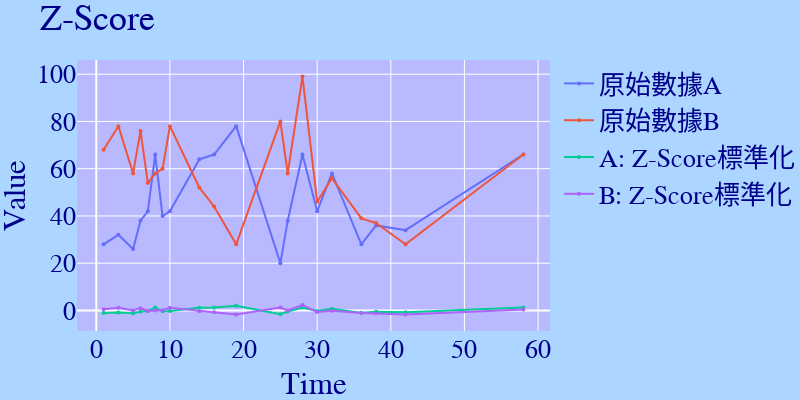

Here is the notebook cell this chart was saved with:
### Markdown cell above
## Z-Score: 將數據呈現正態分佈（或稱常態分佈）與中心化

### Code cell
## 導入所需的套件
import plotly
import plotly.graph_objs as go
import math
import pandas as pd

## 建立數據集
data_a = [28,32,26,38,42,66,40,42,64,66,78,20,38,66,42,58,28,36,34,66]
data_b = [68,78,58,76,54,58,60,78,52,44,28,80,58,99,46,56,39,37,28,66]
time = [1,3,5,6,7,8,9,10,14,16,19,25,26,28,30,32,36,38,42,58]

## Z-Score標準化
def z_score_y(raw_data):
    print(raw_data)
    ## 計算數據平均數
    total = 0
    for d in raw_data:
        total += d
    aver = total/len(raw_data)
    
    ## 計算所有數據減掉平均數的平方相加
    data_s = 0
    for s in raw_data:
        data_s += (s - aver)**2
    
    ## 計算剛剛的結果除以數據總數開根號即為標準差
    std = math.sqrt(data_s/len(raw_data))
    
    ## 將每個數據減掉平均數除以標準差成為新的數據串列
    ## 裝新的標準化後的數據串列
    z_score_data = []
    for z in raw_data:
        z_score_data.append((z - aver)/std)
    
    ## 回傳結果
    return z_score_data
    
    
## 繪製數據
data1 = go.Scatter(x = time, y = data_a, mode = "lines+markers", name = '原始數據A', line_width = 2, 
                   marker_size = 4)
data2 = go.Scatter(x = time, y = data_b, mode = "lines+markers", name = '原始數據B', line_width = 2, 
                   marker_size = 4)
    
data3 = go.Scatter(x = time, y = z_score_y(data_a), mode = "lines+markers", name = 'A: Z-Score標準化', line_width = 2, 
                   marker_size = 4)    

data4 = go.Scatter(x = time, y = z_score_y(data_b), mode = "lines+markers", name = 'B: Z-Score標準化', line_width = 2, 
                   marker_size = 4)    



## 介面設定
layout = go.Layout(
    title = 'Z-Score',
    xaxis = {'title':'Time'},
    yaxis = {'title':'Value'},
    showlegend = True,
    autosize = False,
    width = 800,
    height = 400,
    margin = dict(l = 2, r = 2, b = 0, t = 60),
    plot_bgcolor = "#B9B9ff",
    paper_bgcolor = '#ACD6FF',
    font = {
        'size': 26,
        'family': 'fantasy',
        'color': 'darkblue'
    },
    
)
    
    
## 組合成Figure
figure = go.Figure(data = [data1, data2, data3, data4], layout = layout)

## 顯示圖像
figure.show()

### Figure 1 — Plotly figure (JSON) as saved in the notebook; plotly's stock layout.template omitted (floating-point values rounded to 4 significant figures)
{"data": [{"line": {"width": 2}, "marker": {"size": 4}, "mode": "lines+markers", "name": "原始數據A", "type": "scatter", "x": [1, 3, 5, 6, 7, 8, 9, 10, 14, 16, 19, 25, 26, 28, 30, 32, 36, 38, 42, 58], "y": [28, 32, 26, 38, 42, 66, 40, 42, 64, 66, 78, 20, 38, 66, 42, 58, 28, 36, 34, 66]}, {"line": {"width": 2}, "marker": {"size": 4}, "mode": "lines+markers", "name": "原始數據B", "type": "scatter", "x": [1, 3, 5, 6, 7, 8, 9, 10, 14, 16, 19, 25, 26, 28, 30, 32, 36, 38, 42, 58], "y": [68, 78, 58, 76, 54, 58, 60, 78, 52, 44, 28, 80, 58, 99, 46, 56, 39, 37, 28, 66]}, {"line": {"width": 2}, "marker": {"size": 4}, "mode": "lines+markers", "name": "A: Z-Score標準化", "type": "scatter", "x": [1, 3, 5, 6, 7, 8, 9, 10, 14, 16, 19, 25, 26, 28, 30, 32, 36, 38, 42, 58], "y": [-1.059, -0.8168, -1.18, -0.4538, -0.2118, 1.24, -0.3328, -0.2118, 1.119, 1.24, 1.966, -1.543, -0.4538, 1.24, -0.2118, 0.7563, -1.059, -0.5748, -0.6958, 1.24]}, {"line": {"width": 2}, "marker": {"size": 4}, "mode": "lines+markers", "name": "B: Z-Score標準化", "type": "scatter", "x": [1, 3, 5, 6, 7, 8, 9, 10, 14, 16, 19, 25, 26, 28, 30, 32, 36, 38, 42, 58], "y": [0.5483, 1.105, -0.00835, 0.9936, -0.231, -0.00835, 0.103, 1.105, -0.3423, -0.7877, -1.678, 1.216, -0.00835, 2.274, -0.6763, -0.1197, -1.066, -1.177, -1.678, 0.437]}], "layout": {"autosize": false, "font": {"color": "darkblue", "family": "fantasy", "size": 26}, "height": 400, "margin": {"b": 0, "l": 2, "r": 2, "t": 60}, "paper_bgcolor": "#ACD6FF", "plot_bgcolor": "#B9B9ff", "showlegend": true, "title": {"text": "Z-Score"}, "width": 800, "xaxis": {"title": {"text": "Time"}}, "yaxis": {"title": {"text": "Value"}}}}
